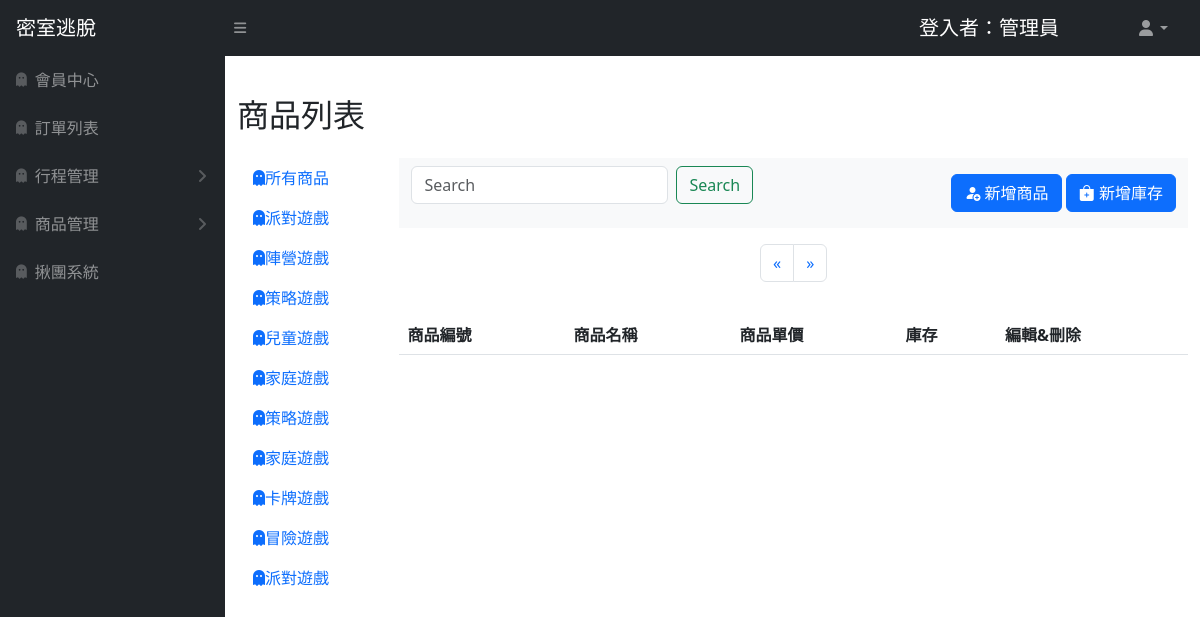
Screenshot of /products/index.php (signed in) with the database file from the repository.
### tables this page shows
CREATE TABLE `product_category` (
`category_id` integer PRIMARY KEY NOT NULL AUTO_INCREMENT,
`category_name` varchar(255),
`created_at` datetime,
`last_modified_by` varchar(255),
`last_modified_at` datetime
);

### products/db_select/select_category.php (called while the page is built, shortened)
<?php
require __DIR__ . '/../../config/pdo-connect.php';
$category_sql = "SELECT * FROM product_category";
$category_all_row = $pdo->query($category_sql)->fetchAll();

### products/db_select/select_page.php (called while the page is built, shortened)
<?php
$page = isset($_GET['page']) ? intval($_GET['page']) : 1;
$totalPages = 0;

### products/index.php (the view, shortened to what this page needs)
<?php
include 'db_select/select_product.php';
include 'db_select/select_category.php';
include 'db_select/select_page.php';
?>
<?php include __DIR__ . '/../parts/html-head.php' ?>
<?php include 'components/navbar.php' ?>
<div class="container mt-3">
    <div class="row">
        <div class="col-12 mt-4 mb-3">
            <h2>商品列表</h2>
        </div>
        <div class="col-2">
            <ul class="nav flex-column">
                <li class="nav-item">
                    <a class="nav-link" aria-current="page" href="index.php"><i class="fa-solid fa-ghost"></i></i>所有商品</a>
                </li>
                <?php foreach ($category_all_row as $r) : ?>
                    <li class="nav-item">
                        <a class="nav-link" aria-current="page" href="?category_id=<?= $r['category_id'] ?>"><i class="fa-solid fa-ghost"></i></i><?= $r['category_name'] ?></a>
                    </li>
                <?php endforeach; ?>
            </ul>
        </div>
        <div class="col-10">
            <nav class="navbar navbar-light bg-light">
                <div class="container-fluid d-flex justify-content-between">
                    <form onsubmit="selectData()" class="d-flex" name="searchForm">
                        <input class="form-control me-2" type="search" placeholder="Search" aria-label="Search" name="mySearch">
                        <button class="btn btn-outline-success" type="submit">Search</button>
                    </form>
                    <div>
                        <a class="btn btn-primary" href="add.php">
                            <i class="bi bi-person-fill-add"></i>
                            新增商品
                        </a>
                        <a class="btn btn-primary" href="add-Warehousing.php">
                            <i class="bi bi-bag-plus-fill"></i>
                            新增庫存
                        </a>
                    </div>
                </div>
            </nav>
            <nav aria-label="Page navigation example" class="my-3 d-flex justify-content-center">
                <ul class="pagination">
                    <li class="page-item">
                        <a class="page-link" href="?page=<?= max(1, $page - 1) ?>" aria-label="Previous">
                            <span aria-hidden="true">&laquo;</span>
                        </a>
                    </li>
                    <li class="page-item">
                        <a class="page-link" href="?page=<?= min($totalPages, $page + 1) ?>" aria-label="Next">
                            <span aria-hidden="true">&raquo;</span>
                        </a>
                    </li>
                </ul>
            </nav>
            <table id="ProductTable" class="table table-striped table-hover align-middle">
                <thead>
                    <tr>
                        <th scope="col">商品編號</th>
                        <th scope="col">商品名稱</th>
                        <th scope="col">商品單價</th>
                        <th scope="col">庫存</th>
                        <th scope="col">編輯&刪除</th>
                    </tr>
                </thead>
            </table>
        </div>
    </div>
</div>
<?php include __DIR__ . '/../parts/scripts.php' ?>
<?php include 'components/foot.php' ?>

### rows the page displays
product_category: category_name "派對遊戲"
product_category: category_name "陣營遊戲"
product_category: category_name "策略遊戲"
product_category: category_name "兒童遊戲"
product_category: category_name "家庭遊戲"
product_category: category_name "策略遊戲"
product_category: category_name "家庭遊戲"
product_category: category_name "卡牌遊戲"
product_category: category_name "冒險遊戲"
product_category: category_name "派對遊戲"

### other values shown
$_SESSION['admin']['nickname'] "管理員"
